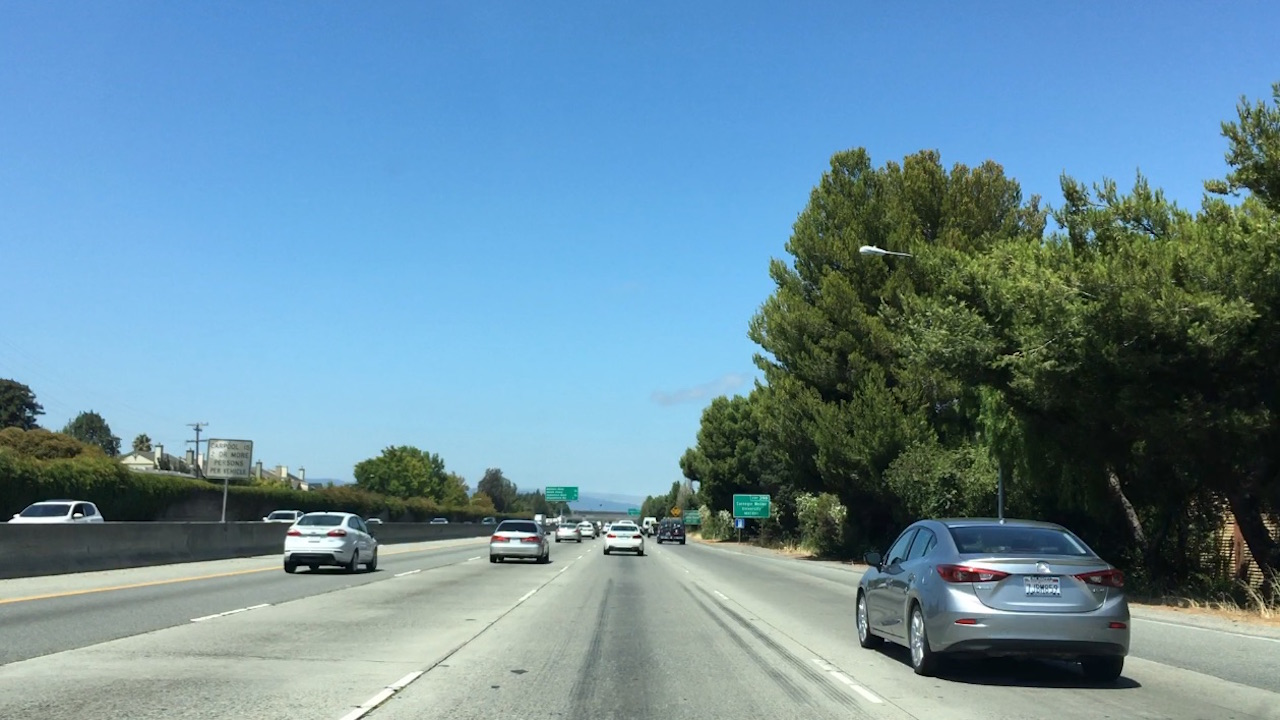
#> input picture test_img/bbox-example-image.jpg, 1280 x 720 px
$ python -i video_save.py   (imports and definitions only)   (older library calls are emulated)
#> lines starting #> are read from the running program, lines starting #| are printed output that depends on the picture
import numpy as np
import cv2
import pickle
import glob
from tracker import tracker
from moviepy.editor import VideoFileClip
# from IPython.display import HTML

# [1 line not run here, left out]
# [1 line that did not run here, left out]
# [1 line that did not run here, left out]


def abs_sobel_thresh(img, orient='x', sobel_kernel=3, thresh=(0, 255)):
#> called with orient = 'x', sobel_kernel = 3, thresh = (0, 255)
    gray = cv2.cvtColor(img, cv2.COLOR_RGB2GRAY)
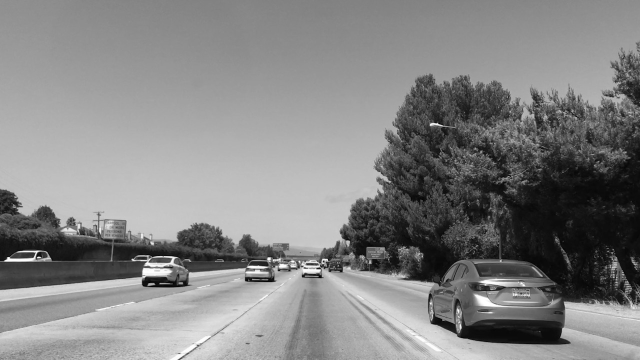
#> gray: shape (720, 1280) (shown at 1/2 size); min 0, max 255, mean 132.1
    if orient == 'x':
        abs_sobel = np.absolute(cv2.Sobel(gray, cv2.CV_64F, 1, 0))
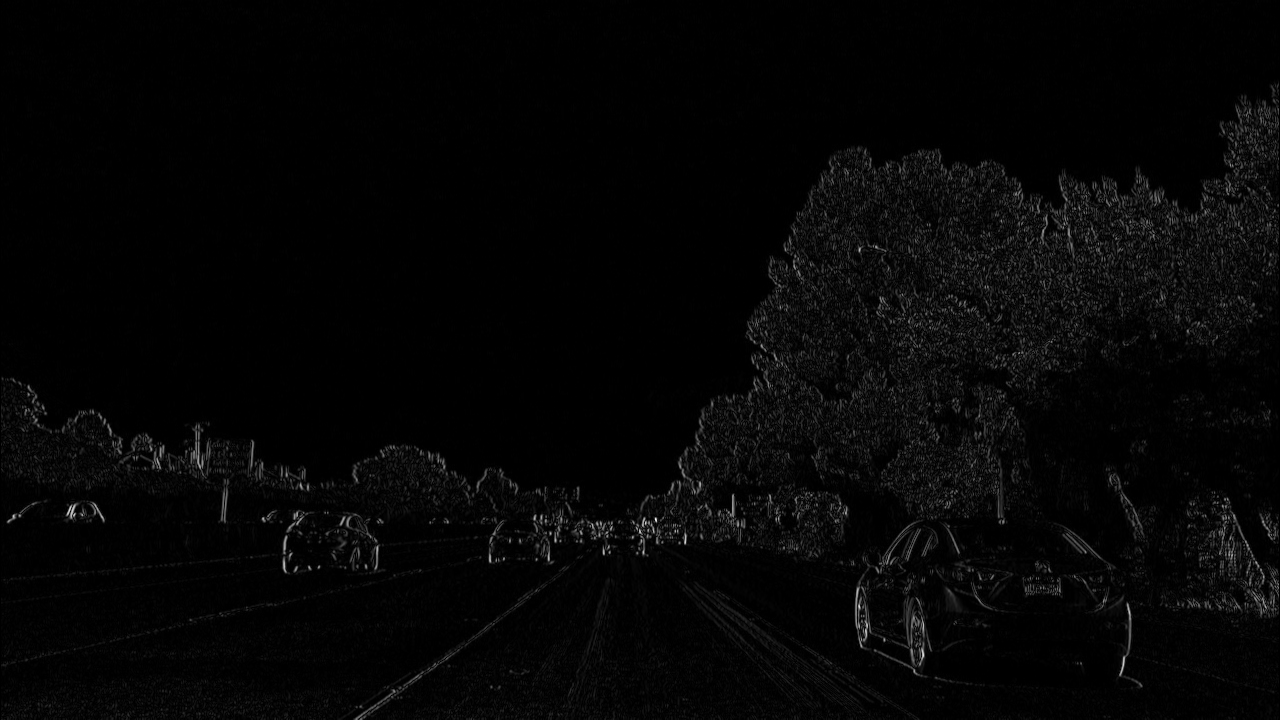
#> abs_sobel: shape (720, 1280) float64; min 0, max 890, mean 20.4; drawn with min black and max white
    if orient == 'y':
        abs_sobel = np.absolute(cv2.Sobel(gray, cv2.CV_64F, 0, 1))

    scaled_sobel = np.uint8(255 * abs_sobel / np.max(abs_sobel))
    binary_output = np.zeros_like(scaled_sobel)

    binary_output[(scaled_sobel >= thresh[0]) & (scaled_sobel <= thresh[1])] = 1
    return binary_output


# [160 lines left out: functions mag_thresh, dir_threshold, color_threshold, window_mask, process_image, not called in this run]


output_vid = 'output_vid/lane_tracker.mp4'
input_vid = 'output_vid/project_short.mp4'

# [1 line that did not run here, left out]
# [1 line that did not run here, left out]
# [1 line not run here, left out]

>>> import cv2
>>> picture = cv2.cvtColor(cv2.imread('test_img/bbox-example-image.jpg'), cv2.COLOR_BGR2RGB)
>>> result = abs_sobel_thresh(picture)
#> result: shape (720, 1280); every value is 1

$ run again, on test_img/test1.jpg
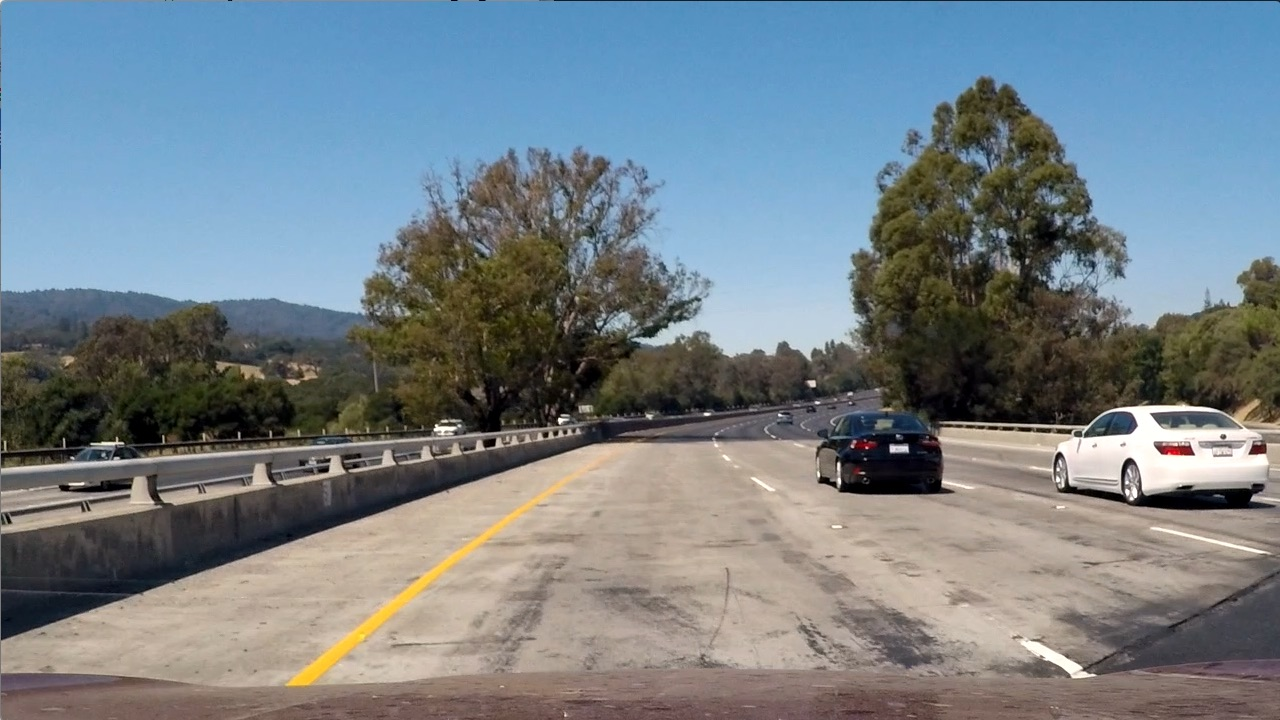
#> input picture test_img/test1.jpg, 1280 x 720 px
#> in abs_sobel_thresh, `gray = cv2.cvtColor(img, cv2.COLOR_RGB2GRAY)`:
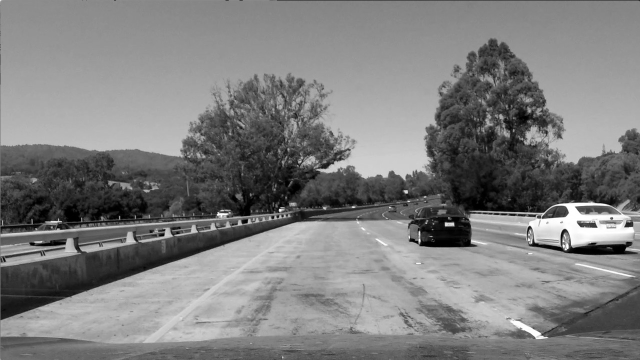
#> gray: shape (720, 1280) (shown at 1/2 size); min 0, max 255, mean 126.1
#> in abs_sobel_thresh, `abs_sobel = np.absolute(cv2.Sobel(gray, cv2.CV_64F, 1, 0))`:
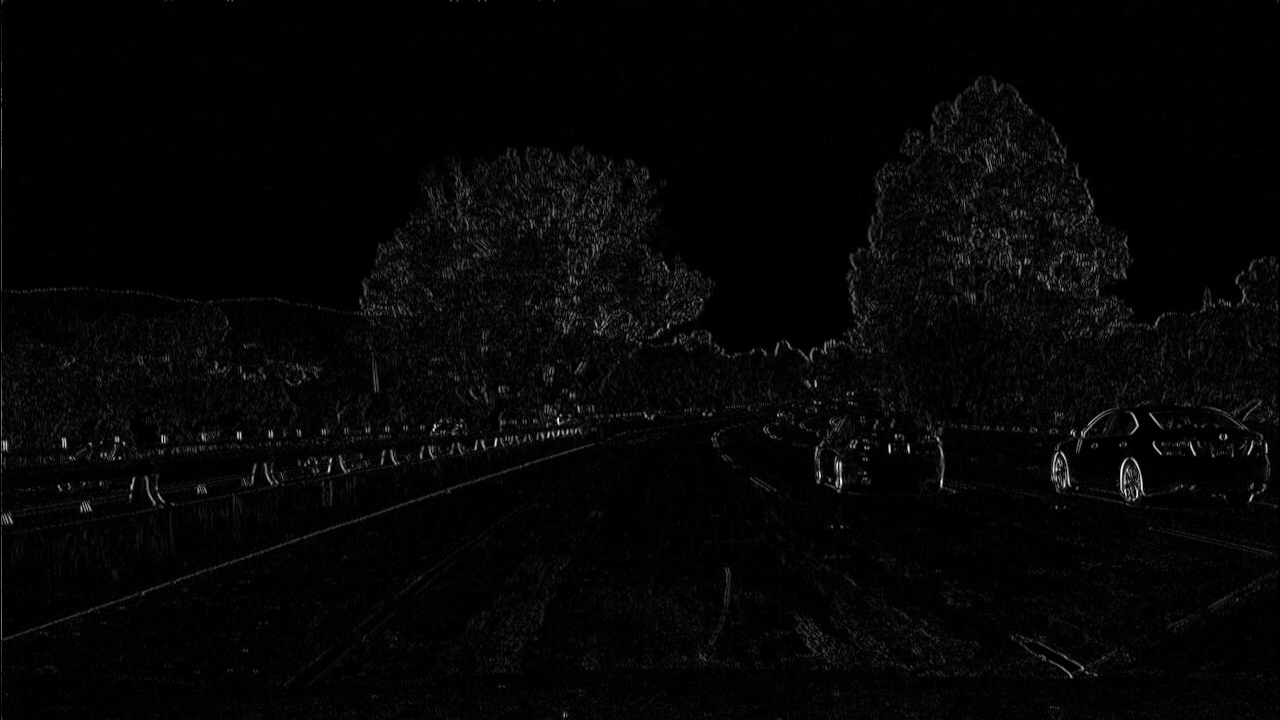
#> abs_sobel: shape (720, 1280) float64; min 0, max 858, mean 19.7; drawn with min black and max white
#> result: shape (720, 1280); every value is 1

$ run again, on test_img/test2.jpg
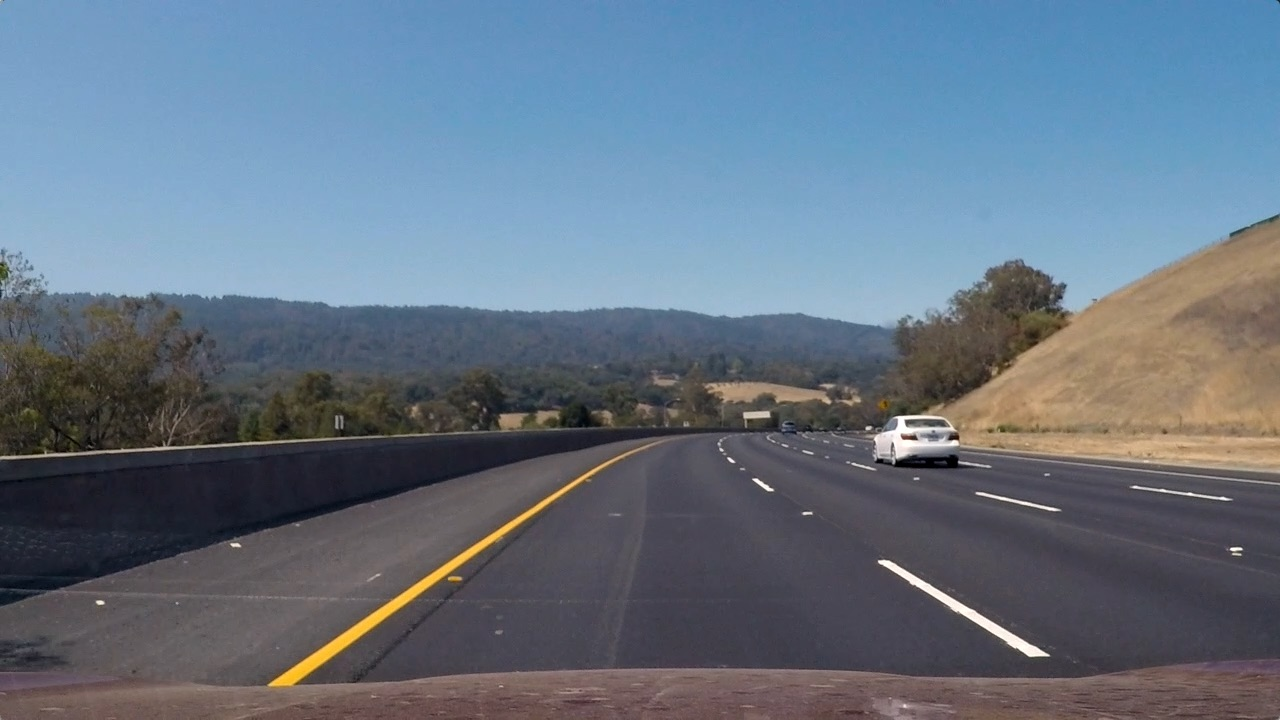
#> input picture test_img/test2.jpg, 1280 x 720 px
#> in abs_sobel_thresh, `gray = cv2.cvtColor(img, cv2.COLOR_RGB2GRAY)`:
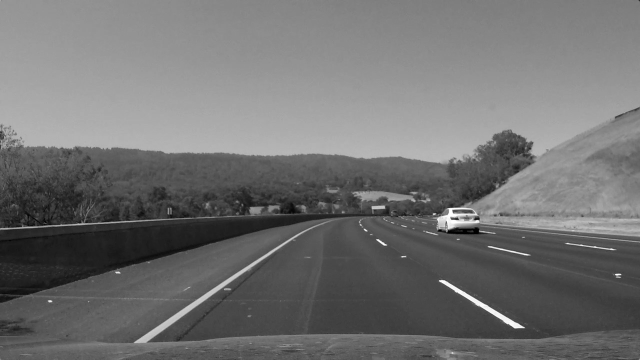
#> gray: shape (720, 1280) (shown at 1/2 size); min 0, max 255, mean 112.8
#> in abs_sobel_thresh, `abs_sobel = np.absolute(cv2.Sobel(gray, cv2.CV_64F, 1, 0))`:
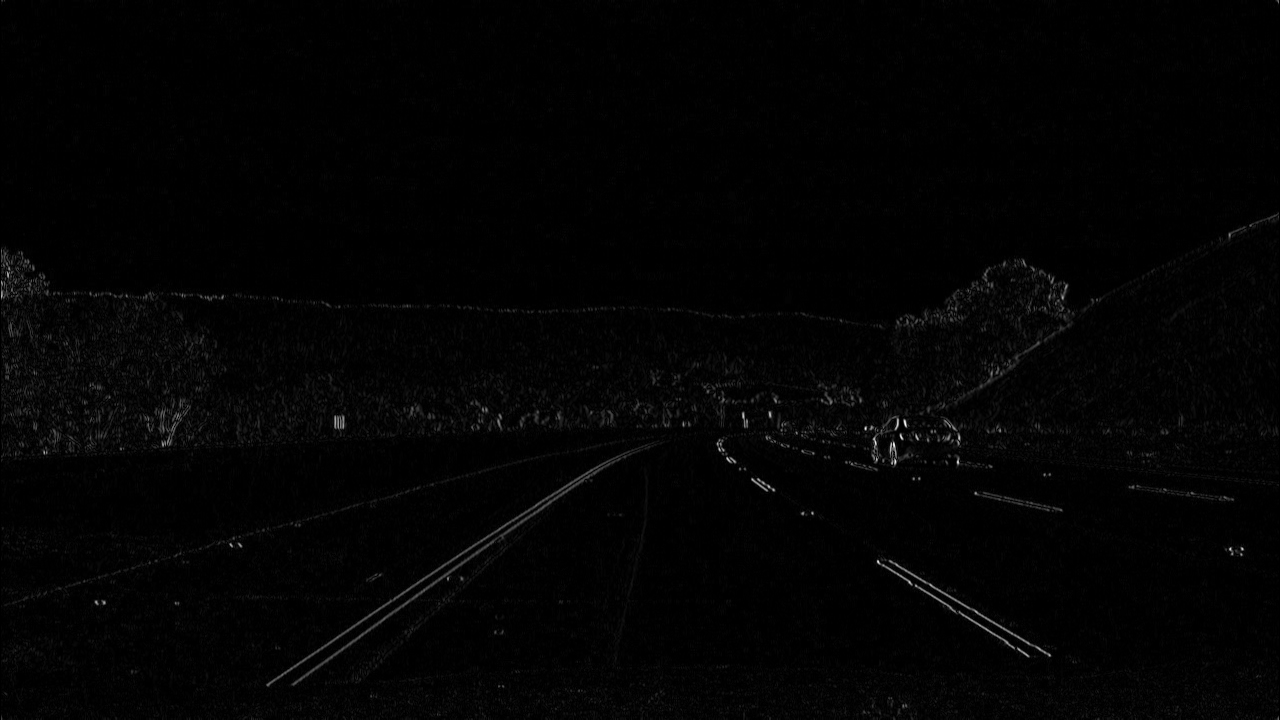
#> abs_sobel: shape (720, 1280) float64; min 0, max 651, mean 9.2; drawn with min black and max white
#> result: shape (720, 1280); every value is 1
